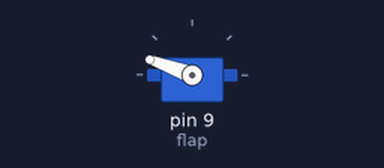
This sketch was run on a simulated Arduino Uno, built with avr-gcc and run on an emulated ATmega328P. Parts: servo. Random numbers use the default seed unless the sketch sets one; what the sketch prints to the serial monitor is not drawn.

Above: at 0.1 s.
At 18.1 s:
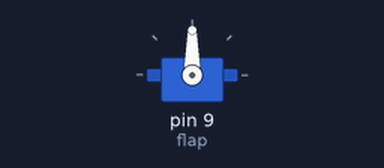
At 38.6 s:
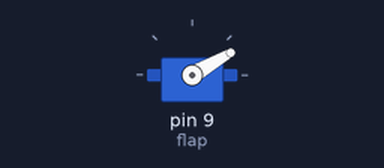
Timing chart, 0 to 40.0 s (numbered marks = the images above):
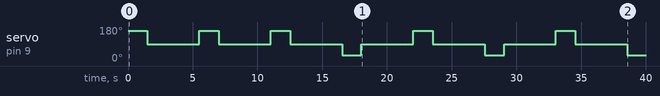

Measured:
- by itself, servo on pin 9 (flap): 160° → 90° at 1.5 s, → 160° 4.0 s later, → 90° 1.5 s later, → 160° 4.0 s later, … (14 changes in this stretch)

The sketch:

smart_bin_controller.ino
```cpp
#include <Servo.h>

Servo flap;

int nirValue = 0;
int fillLevel = 0;   // Simulated fill percentage

void setup() {
  Serial.begin(9600);
  flap.attach(9);
  flap.write(90);
  randomSeed(analogRead(0));
}

void loop() {

  // -------- SIMULATED NIR SENSOR --------
  nirValue = random(200, 800);

  Serial.print("NIR Value: ");
  Serial.println(nirValue);

  if (nirValue < 300) {
    detectPlastic();
  }
  else if (nirValue >= 300 && nirValue < 600) {
    detectPaper();
  }
  else {
    detectOrganic();
  }

  // -------- SIMULATED FILL LEVEL --------
  fillLevel = random(10, 100);

  Serial.print("Bin Fill Level: ");
  Serial.print(fillLevel);
  Serial.println("%");

  if (fillLevel > 80) {
    Serial.println("⚠ ALERT: Bin Almost Full!");
  }

  Serial.println("--------------------------");

  delay(4000);
}

void detectPlastic() {
  Serial.println("Plastic Detected");
  flap.write(30);
  delay(1500);
  flap.write(90);
}

void detectPaper() {
  Serial.println("Paper Detected");
  flap.write(120);
  delay(1500);
  flap.write(90);
}

void detectOrganic() {
  Serial.println("Organic Detected");
  flap.write(160);
  delay(1500);
  flap.write(90);
}
```
